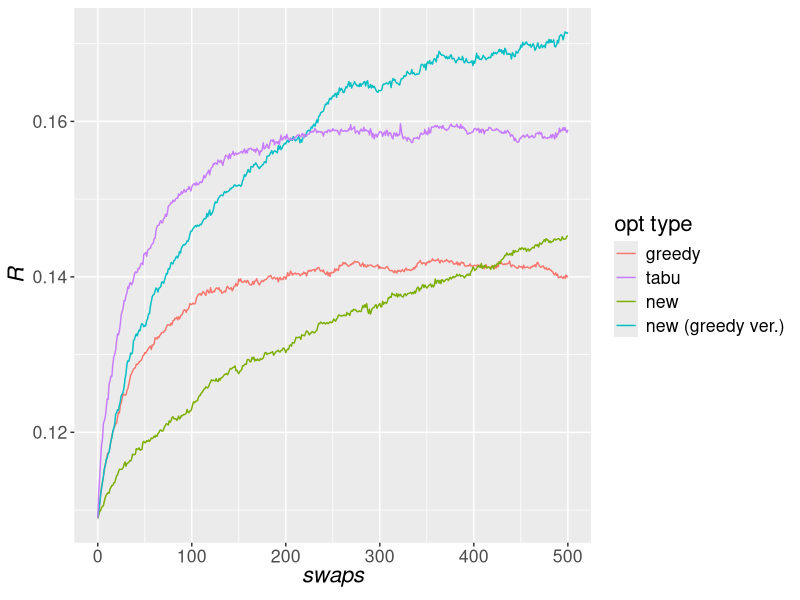

This chart was generated by the following R code:
library(reshape2)
library(ggplot2)

# reading and formatting csv for ggplot
data = read.csv('result.us.csv')
xcol = head(colnames(data), n=1)
ycol = tail(colnames(data), n=-1)
data <- melt(data, id.vars = xcol, measure.vars = ycol)

# ggplot
ggplot(data, aes(x=t, y=value, colour=as.factor(variable))) +
  geom_line(aes(group=variable)) +
  #geom_smooth(se=TRUE, aes(colour=variable), size=0.5) +
  xlab(expression(italic('swaps'))) + ylab(expression(italic('R'))) + # setting x and y labels
  labs(colour='opt type') + # setting legend title
  scale_colour_discrete(breaks=c('greedy', # setting order of legend
                                 'tabu',
                                 'new',
                                 'new.greedy.ver.'),
                        labels=c('greedy', # setting label of legend
                                 'tabu',
                                 'new',
                                 'new (greedy ver.)')) +
  theme(text = element_text(size=16))
